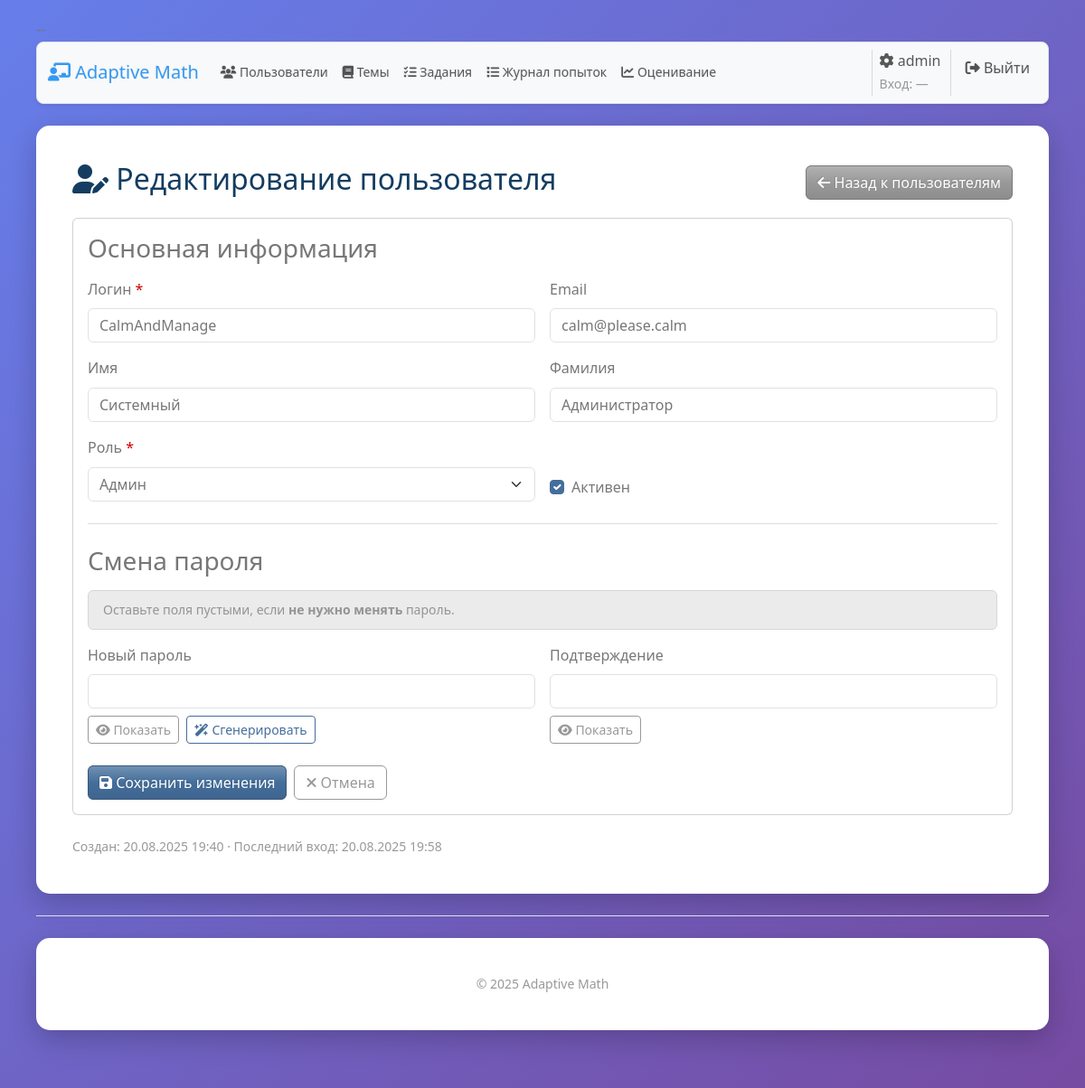
Before: /admin/users/2/edit (signed in) with the older database file.
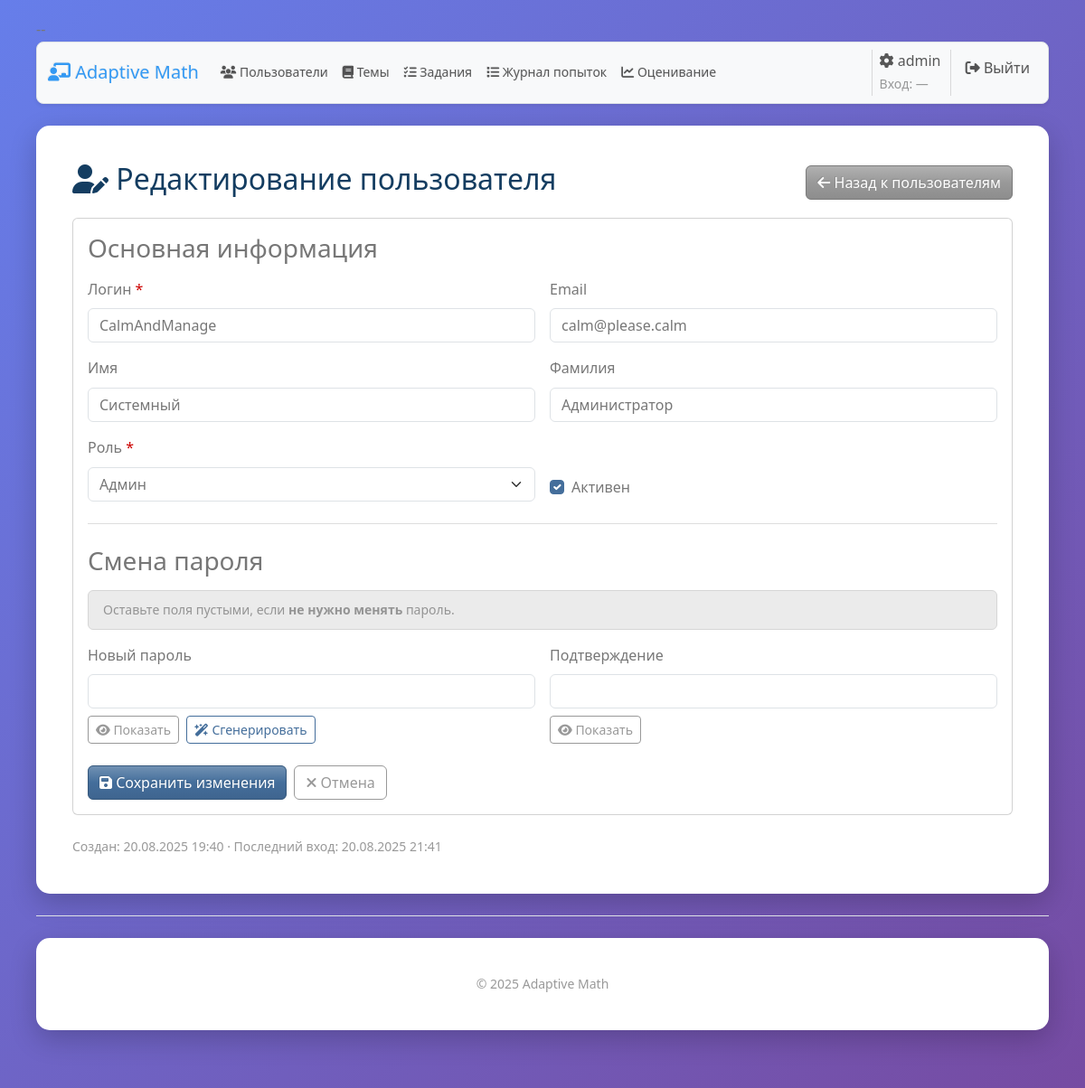
After: the same page with the newer database file.
### models.py (models this page shows, shortened)
class User(UserMixin, db.Model):
    __tablename__ = 'users'
    id = db.Column(db.Integer, primary_key=True)
    username = db.Column(db.String(80), unique=True, nullable=False)
    email = db.Column(db.String(120), unique=True, nullable=False)
    password_hash = db.Column(db.String(255), nullable=False)
    role = db.Column(db.String(20), nullable=False, default='student')  # 'student' или 'teacher'
    first_name = db.Column(db.String(50))
    last_name = db.Column(db.String(50))
    created_at = db.Column(db.DateTime, default=datetime.utcnow)
    last_login = db.Column(db.DateTime)
    is_active = db.Column(db.Boolean, default=True)
    task_attempts = db.relationship(
        'TaskAttempt',
        back_populates='user',
        cascade='all, delete-orphan',  # удаляем попытки вместе с пользователем
        passive_deletes=True,          # уважать ondelete='CASCADE' на уровне БД
        lazy='selectin'                # удобно: можно len(), не нужно .all()
    )
    evaluation_logs = db.relationship(
        'StudentEvaluationLog',
        back_populates='user',
        cascade='all, delete-orphan',
        passive_deletes=True,
        lazy='selectin'
    )
    topic_progress = db.relationship(
        'StudentTopicProgress',
        back_populates='user',
        cascade='all, delete-orphan',
        passive_deletes=True,
        lazy='selectin'
    )
    created_tasks = db.relationship('MathTask', backref='creator', lazy='dynamic')
    def get_full_name(self):
        if self.first_name and self.last_name:
            return f"{self.first_name} {self.last_name}"
        return self.username

### blueprints/admin/routes.py (the view, shortened to what this page needs)
@admin_bp.route("/users/<int:user_id>/edit", methods=["GET", "POST"])
@login_required
@admin_required
def edit_user(user_id):
    u = db.session.get(User, user_id)
    if u is None:
        from flask import abort
        abort(404)
    form = EditUserForm(obj=u, instance=u)
    return render_template("admin/edit_user.html", form=form, user=u, active_tab="users")

### blueprints/admin/forms.py
class EditUserForm(UserBaseForm):
    new_password = PasswordField("Новый пароль", validators=[Optional(), Length(min=6, max=128)])
    confirm_password = PasswordField("Подтверждение", validators=[Optional(), EqualTo('new_password')])
    def __init__(self, *args, instance=None, **kwargs):
        super().__init__(*args, **kwargs)
        if instance is not None:
            self.instance_id.data = str(instance.id)
    submit = SubmitField("Сохранить")

### blueprints/admin/routes.py (called while the page is built)
def admin_required(fn):
    @wraps(fn)
    def wrapper(*args, **kwargs):
        if not current_user.is_authenticated or getattr(current_user, "role", None) != "admin":
            from flask import abort
            abort(403)
        return fn(*args, **kwargs)
    return wrapper

### templates/admin/edit_user.html (shortened to what this page needs)
{% extends "admin/base_admin.html" %}
{% from "shared/_form_macros.html" import render_field %}
{% block admin_content %}
<div class="d-flex justify-content-between align-items-center mb-3">
  <h2 class="text-info-emphasis"><i class="fa fa-user-pen"></i> Редактирование пользователя</h2>
  <a href="{{ url_for('admin.users') }}" class="btn btn-secondary">
    <i class="fas fa-arrow-left"></i> Назад к пользователям
  </a>
</div>
<div class="card mb-4">
  <div class="card-body">
    <h3 class="mb-3">Основная информация</h3>
    <form action="{{ url_for('admin.edit_user', user_id=user.id) }}" method="post" novalidate class="user-form">
      <div class="row g-3">
        <div class="col-md-6">
          {{ render_field(form.username) }}
        </div>
        <div class="col-md-6">
          {% if form.email %}{{ render_field(form.email) }}{% endif %}
        </div>
      </div>
      <div class="row g-3 mt-0">
        <div class="col-md-6">
          {% if form.first_name %}{{ render_field(form.first_name) }}{% endif %}
        </div>
        <div class="col-md-6">
          {% if form.last_name %}{{ render_field(form.last_name) }}{% endif %}
        </div>
      </div>
      <div class="row g-3 mt-0">
        <div class="col-md-6">
          {{ render_field(form.role) }}
        </div>
        <div class="col-md-6 d-flex align-items-end">
          {% if form.is_active %}
            <div class="form-check">
              {{ form.is_active(class_='form-check-input' + (' is-invalid' if form.is_active.errors else '')) }}
              <label for="{{ form.is_active.id }}" class="form-check-label">
                {{ form.is_active.label.text }}
              </label>
            </div>
          {% endif %}
        </div>
      </div>
      <hr class="my-4">
      <h3 class="mb-3">Смена пароля</h3>
      <div class="alert alert-secondary py-2">
        <small class="text-muted">
          Оставьте поля пустыми, если <strong>не нужно менять</strong> пароль.
        </small>
      </div>
      <div class="row g-3">
        <div class="col-md-6">
          {% set pwd_field = form.new_password if form.new_password is defined else form.password %}
          {% if pwd_field %}
            <div class="position-relative">
              {{ render_field(pwd_field) }}
              <div class="mt-2 d-flex gap-2">
                <button class="btn btn-sm btn-outline-secondary" type="button" id="togglePwdBtn">
                  <i class="fa fa-eye"></i> Показать
                </button>
                <button class="btn btn-sm btn-outline-primary" type="button" id="genPwdBtn">
                  <i class="fa fa-wand-magic-sparkles"></i> Сгенерировать
                </button>
              </div>
            </div>
          {% endif %}
        </div>
        <div class="col-md-6">
          {% set conf_field = form.confirm_password if form.confirm_password is defined else form.password2 %}
          {% if conf_field %}
            <div class="position-relative">
              {{ render_field(conf_field) }}
              <div class="mt-2">
                <button class="btn btn-sm btn-outline-secondary" type="button" id="togglePwd2Btn">
                  <i class="fa fa-eye"></i> Показать
                </button>
              </div>
            </div>
          {% endif %}
        </div>
      </div>
      <div class="mt-4 d-flex align-items-center gap-2">
        <button type="submit" class="btn btn-primary">
          <i class="fas fa-save"></i> Сохранить изменения
        </button>
        <a href="{{ url_for('admin.users') }}" class="btn btn-outline-secondary">
          <i class="fas fa-times"></i> Отмена
        </a>
      </div>
    </form>
  </div>
</div>
<div class="text-muted small">
  {% if user.created_at %}Создан: {{ user.created_at.strftime('%d.%m.%Y %H:%M') }}{% endif %}
  {% if user.last_login %} · Последний вход: {{ user.last_login.strftime('%d.%m.%Y %H:%M') }}{% endif %}
</div>
{% endblock %}

### templates/shared/_form_macros.html (shortened to what this page needs)
{% macro render_field(field) %}
  <label for="{{ field.id }}" class="form-label">
    {{ field.label.text }}
    {% if field.flags.required %}
      <span class="text-danger" title="Обязательное поле">*</span>
    {% endif %}
  </label>
  {% set is_select = field.type in ['SelectField', 'SelectMultipleField'] %}
  {% set bs_base = 'form-select' if is_select else 'form-control' %}
  {% set render_kw_class = (field.render_kw.get('class', '') if field.render_kw else '') %}
  {% set full_class = (render_kw_class ~ ' ' ~ bs_base ~ (' is-invalid' if field.errors else ''))|trim %}
  {{ field(class_=full_class) }}
{% endmacro %}

Changed rows visible on the page:
changed User "CalmAndManage": last_login "20.08.2025 19:58" → "20.08.2025 21:41"
